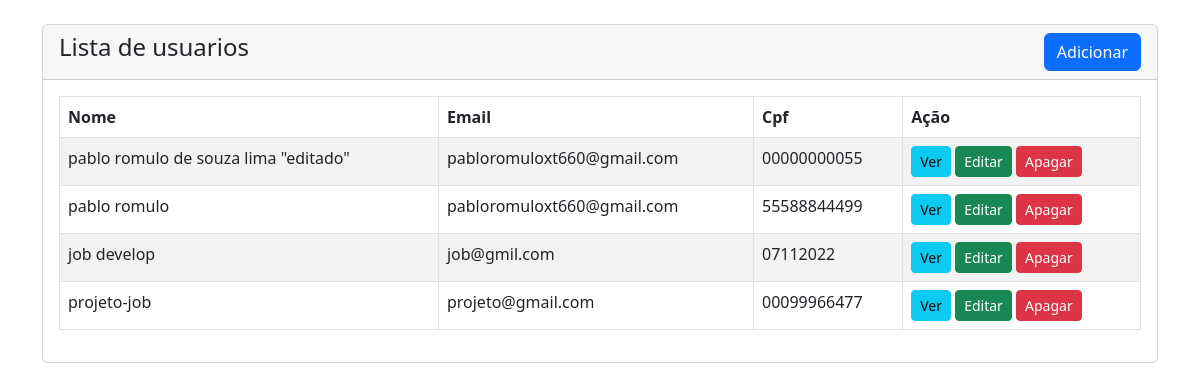
The page / on the database its author committed.
### tables this page shows
CREATE TABLE IF NOT EXISTS `usuarios` (
  `id` int NOT NULL AUTO_INCREMENT,
  `nome` varchar(191) NOT NULL,
  `email` varchar(191) NOT NULL,
  `cpf` varchar(191) NOT NULL,
  PRIMARY KEY (`id`)
);

### index.php (the view, shortened to what this page needs)
<?php
    require 'dbcon.php';
?>
<!doctype html>
<html lang="pt-BR">
  <head>
    <link href="https://cdn.jsdelivr.net/npm/bootstrap@5.2.2/dist/css/bootstrap.min.css"
          rel="stylesheet"
>
</head>
<body>
    <div class="container mt-4">
        <div class="row">
            <div class="col-md-12">
                <div class="card">
                    <div class="card-header">
                        <h4>Lista de usuarios
                            <a href="pablo-create.php" class="btn btn-primary float-end">Adicionar</a>
                        </h4>
                    </div>
                    <div class="card-body">
                        <table class="table table-bordered table-striped">
                            <thead>
                                <tr>
                                    <th> Nome</th>
                                    <th>Email</th>
                                    <th>Cpf</th>
                                    <th>Ação</th>
                                </tr>
                            </thead>
                            <tbody>
                                <?php
                                    $query = "SELECT * FROM usuarios";
                                    $query_run = mysqli_query($con, $query);
                                    if(mysqli_num_rows($query_run) > 0)
                                    {
                                        foreach($query_run as $pablo)
                                        {
                                            ?>
                                            <tr>
                                                <td><?= $pablo['nome']; ?></td>
                                                <td><?= $pablo['email']; ?></td>
                                                <td><?= $pablo['cpf']; ?></td>
                                                <td>
                                                    <a href="pablo-view.php?id=<?= $pablo['id']; ?>" class="btn btn-info btn-sm">Ver</a>
                                                    <a href="pablo-edit.php?id=<?= $pablo['id']; ?>" class="btn btn-success btn-sm">Editar</a>
                                                    <form action="code.php" method="POST" class="d-inline">
                                                        <button type="submit" name="delete_pablo" value="<?=$pablo['id'];?>" class="btn btn-danger btn-sm">Apagar</button>
                                                    </form>
                                                </td>
                                            </tr>
                                            <?php
                                        }
                                    }
                                    else
                                    {
                                        echo "<h5> Não encontrado </h5>";
                                    }
                                ?>
                            </tbody>
                        </table>
                    </div>
                </div>
            </div>
        </div>
    </div>
</body>
</html>

### rows shown on the page
usuarios: nome "pablo romulo de souza lima \"editado\"", email "pabloromuloxt660@gmail.com", cpf "00000000055", $pablo['id'] 12 (drawn)
usuarios: nome "pablo romulo", email "pabloromuloxt660@gmail.com", cpf "55588844499", $pablo['id'] 13 (drawn)
usuarios: nome "job develop", email "job@gmil.com", cpf "07112022", $pablo['id'] 14 (drawn)
usuarios: nome "projeto-job", email "projeto@gmail.com", cpf "00099966477", $pablo['id'] 17 (drawn)
